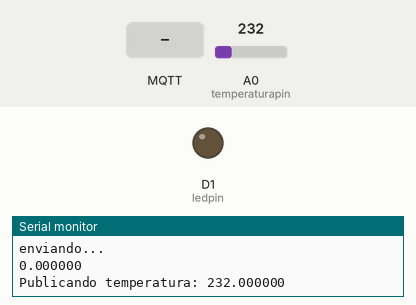
Recording of a program running on a simulated ESP8266 (NodeMCU). Shown: output pins drawn as LEDs (lit = HIGH), the last lines printed to the serial monitor. The inputs (shaded band) are chosen by the test bench; at power-on: A0 (temperaturapin) = 232. WiFi joins after 1.5 s; servers stay silent unless stated; no MQTT or app messages arrive unless stated.

Above: at 3.2 s.
3.3 s: MQTT message "1" arrives on the first subscribed topic
At 4.5 s:
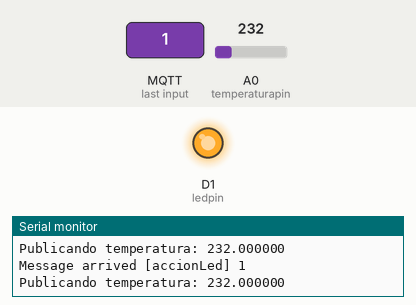
4.8 s: MQTT message "0" arrives on the first subscribed topic
At 6.0 s:
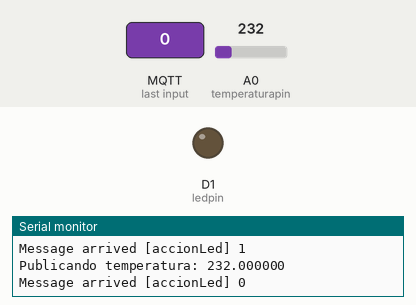
6.3 s: MQTT message "2" arrives on the first subscribed topic
At 7.4 s:
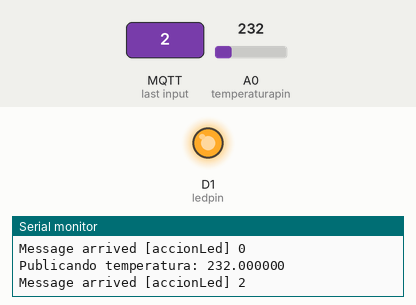
Timing chart, 0 to 9.3 s (numbered marks = the images above; inputs shaded):
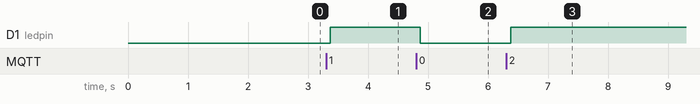

The program:

main.cpp
```cpp
#include <Arduino.h>
//Este sketch permite demostrar como conectarse a un servidor MQTT para enviar datos de temperatura
//y para recibir comandos que permitan encender - apagar un led desde cualquier aplicación MQTT
//Se recomineda usar las app Android MQTT DASH

#include <PubSubClient.h>
#include <ESP8266WiFi.h>
// WiFi parameters
//const char* ssid = "GtiNetwork";
//const char* password = "gi3z-mig1-tpkz";
const char* ssid = "Angelonet";
const char* password = "Marcus336";

//Parametros para los mensajes MQTT
WiFiClient espClient;
PubSubClient client(espClient);
long lastMsg = 0;
char msg[50];
int value = 0;

//Broquer MQTT
//const char* mqtt_server = "iot.eclipse.org";
const char* mqtt_server ="192.168.0.15";
//const char* mqtt_server = "192.168.127.94";
//const char* mqtt_server = "192.168.0.26";

//Parametros de los pines
const int temperaturapin = A0;
const int ledpin = D1;

//Toma el valor en grados
float temperatura;


void callback(char* topic, byte* payload, unsigned int length) {
  Serial.print("Message arrived [");
  Serial.print(topic);
  Serial.print("] ");
  for (int i = 0; i < length; i++) {
    Serial.print((char)payload[i]);
  }
  Serial.println();

  // Switch on the LED if an 0 was received as first character
  if ((char)payload[0] == '0') {
    digitalWrite(ledpin, LOW);   // Turn the LED on (Note that LOW is the voltage level
    // but actually the LED is on; this is because
    // it is acive low on the ESP-01)
  } else {
    digitalWrite(ledpin, HIGH);  // Turn the LED off by making the voltage HIGH
  }

}

void reconnect() {
  // Loop until we're reconnected
  while (!client.connected()) {
    Serial.print("Attempting MQTT connection...");
    // Attempt to connect
    if (client.connect("ESP8266Client")) {
      Serial.println("connected");
      // Once connected, publish an announcement...
      snprintf (msg, 75, "%f", temperatura);
      client.publish("temperaturaSalida",msg);
      Serial.println("enviando...");
      Serial.println(msg);
      // ... and resubscribe
      client.subscribe("accionLed");
    } else {
      Serial.print("failed, rc=");
      Serial.print(client.state());
      Serial.println(" try again in 5 seconds");
      // Wait 5 seconds before retrying
      delay(5000);
    }
  }
}

void configurarWifi(void){
  delay(10);
  // We start by connecting to a WiFi network
  Serial.println();
  Serial.print("Connecting to ");
  Serial.println(ssid);
  WiFi.begin(ssid, password);
  while (WiFi.status() != WL_CONNECTED)
  {
   delay(500);
   Serial.print(".");
  }
  Serial.println("");
  Serial.println("WiFi connected");
  // Print the IP address
  Serial.println("IP address: ");
  Serial.println(WiFi.localIP());
}

 void setup(void)
 {
  //Led en el digital 1ed
  pinMode(ledpin, OUTPUT);

  // Inicializar el puerto serial
  Serial.begin(115200);
  delay(500);

  // Connect to WiFi
  configurarWifi();

  //Inicializar el canal MQTT
  client.setServer(mqtt_server, 1883);
  client.setCallback(callback);
 }

 void loop()
 {
   //Intentarconectarse al servidor MQTT
   if (!client.connected()) {
    reconnect();
  }
  client.loop();

   //recibe la temperatura para el sensor LM35
   //Este calculo es para el ESP8266 NODEMCU 12 con LM35
   //int valoranalogo = analogRead(temperaturapin);
   //float mv = (valoranalogo/1024.0)*3.3;
   //temperatura = mv/10;

   //Este calculo es con TMP36
   int valoranalogo = analogRead(temperaturapin);
   //float mv = (valoranalogo/1024.0)*3.3;
   //temperatura = (mv - 0.5) * 100;
   temperatura = valoranalogo;
   //Serial.print("Temperatura Grados: ");
   //Serial.println(temperatura);

  //Publicar el mensaje
  long now = millis();
  if (now - lastMsg > 2000) {
    lastMsg = now;
    //++value;
    //snprintf (msg, 75, "hello world #%ld", value);
    snprintf (msg, 75, "%f", temperatura);
    Serial.print("Publicando temperatura: ");
    Serial.println(msg);
    client.publish("temperaturaSalida", msg);
  }
  delay(100);
}  
```

Measured:
- after the input at 3.3 s, D1 (ledpin): LOW → HIGH after 0.07 s
- after the input at 4.8 s, D1 (ledpin): HIGH → LOW after 0.07 s
- after the input at 6.3 s, D1 (ledpin): LOW → HIGH after 0.08 s
